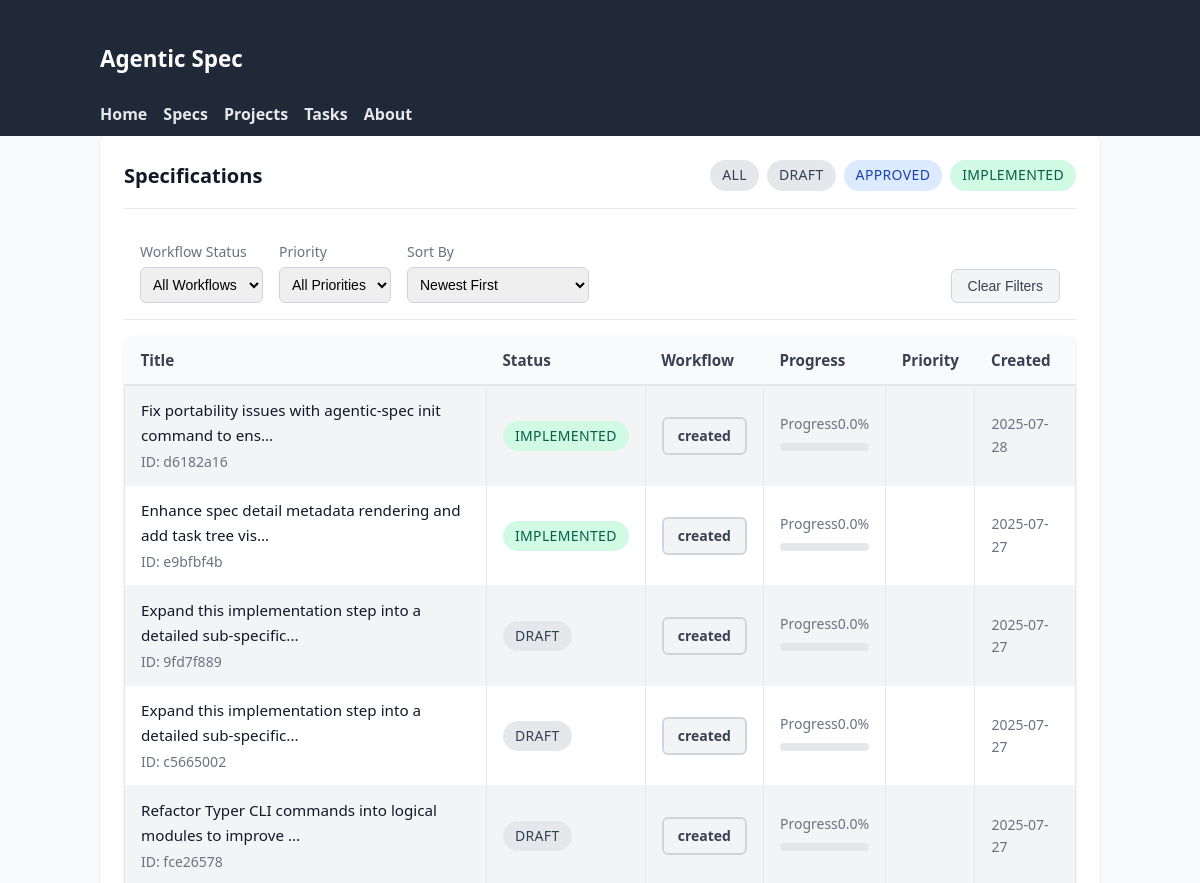
/specs (upper part), run on an earlier commit of the app's database.
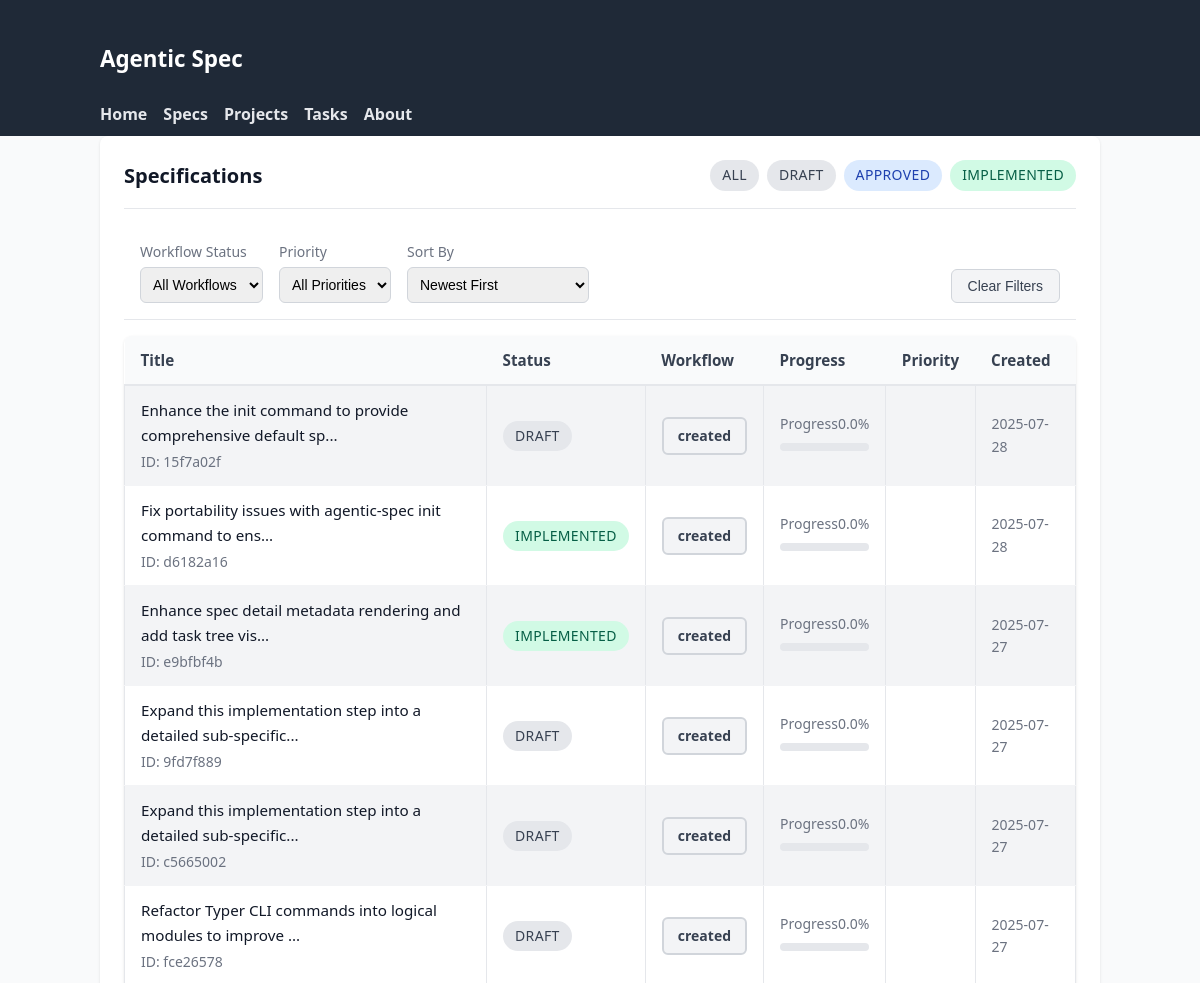
And on a later commit of the database.
### tables this page shows
CREATE TABLE specifications (
                id TEXT PRIMARY KEY,
                title TEXT NOT NULL,
                inherits TEXT DEFAULT '[]',
                created TIMESTAMP NOT NULL,
                updated TIMESTAMP NOT NULL,
                version TEXT NOT NULL,
                status TEXT NOT NULL,
                parent_spec_id TEXT,
                child_spec_ids TEXT DEFAULT '[]',
                context TEXT NOT NULL,
                requirements TEXT NOT NULL,
                review_notes TEXT DEFAULT '[]',
                context_parameters TEXT,
                -- Enhanced tracking fields
                workflow_status TEXT DEFAULT 'created',
                is_completed BOOLEAN DEFAULT FALSE,
                completed_at TIMESTAMP,
                last_accessed TIMESTAMP,
                completion_percentage REAL DEFAULT 0.0,
                priority INTEGER DEFAULT 5,
                -- Lifecycle timestamps
                reviewed_at TIMESTAMP,
                approved_at TIMESTAMP,
                implemented_at TIMESTAMP,
                -- Metadata tracking
                created_by TEXT DEFAULT 'system',
                last_updated_by TEXT DEFAULT 'system',
                tags TEXT DEFAULT '[]'
            );

### agentic_spec/web_ui.py (the view)
@app.get("/specs", response_class=HTMLResponse)
async def list_specifications(request: Request, status: str | None = None):
    async with await get_db_manager() as manager:
        if status:
            specs = await manager.backend.list_specifications()
            specs = [s for s in specs if s.status.value == status]
        else:
            specs = await manager.backend.list_specifications()
        ctx = base_context(request, title="Specifications")
        ctx.update({"specs": specs, "current_status": status})
        return templates.TemplateResponse("specs_list.html", ctx)

### agentic_spec/web_templates/specs_list.html (shortened to what this page needs)
{% extends 'base.html' %}
{% block content %}
<div class="card">
  <div class="card-header">
    <h2 class="card-title">Specifications{% if current_status %} – {{ current_status }}{% endif %}</h2>
    <div style="display: flex; gap: 0.5rem;">
      <a href="/specs" class="status-badge {% if not current_status %}draft{% endif %}" style="text-decoration: none;">All</a>
      <a href="/specs?status=draft" class="status-badge draft" style="text-decoration: none;">Draft</a>
      <a href="/specs?status=approved" class="status-badge approved" style="text-decoration: none;">Approved</a>
      <a href="/specs?status=implemented" class="status-badge implemented" style="text-decoration: none;">Implemented</a>
    </div>
  </div>
  <div style="display: flex; gap: 1rem; padding: 1rem; border-bottom: 1px solid #e5e7eb; flex-wrap: wrap;">
    <div>
      <label for="workflow-filter" style="display: block; font-size: 0.875rem; color: #6b7280; margin-bottom: 0.25rem;">Workflow Status</label>
      <select id="workflow-filter" style="padding: 0.5rem; border: 1px solid #d1d5db; border-radius: 0.375rem; font-size: 0.875rem;">
        <option value="">All Workflows</option>
      </select>
    </div>
    <div>
      <label for="priority-filter" style="display: block; font-size: 0.875rem; color: #6b7280; margin-bottom: 0.25rem;">Priority</label>
      <select id="priority-filter" style="padding: 0.5rem; border: 1px solid #d1d5db; border-radius: 0.375rem; font-size: 0.875rem;">
        <option value="">All Priorities</option>
      </select>
    </div>
    <div>
      <label for="sort-by" style="display: block; font-size: 0.875rem; color: #6b7280; margin-bottom: 0.25rem;">Sort By</label>
      <select id="sort-by" style="padding: 0.5rem; border: 1px solid #d1d5db; border-radius: 0.375rem; font-size: 0.875rem;">
        <option value="created-desc">Newest First</option>
      </select>
    </div>
    <div style="margin-left: auto; display: flex; align-items: flex-end;">
      <button id="clear-filters" style="padding: 0.5rem 1rem; background: #f3f4f6; color: #374151; border: 1px solid #d1d5db; border-radius: 0.375rem; font-size: 0.875rem; cursor: pointer;">Clear Filters</button>
    </div>
  </div>
  {% if specs %}
  <table>
    <thead>
      <tr>
        <th>Title</th>
        <th>Status</th>
        <th>Workflow</th>
        <th>Progress</th>
        <th>Priority</th>
        <th>Created</th>
      </tr>
    </thead>
    <tbody>
      {% for s in specs %}
      <tr>
        <td>
          <a href="/specs/{{ s.id }}">{{ s.title[:60] }}{% if s.title|length > 60 %}...{% endif %}</a>
          <div class="card-subtitle">ID: {{ s.id }}</div>
        </td>
        <td>
          <span class="status-badge {{ s.status.value }}">{{ s.status.value }}</span>
        </td>
        <td>
          <span class="workflow-badge {{ s.workflow_status.value }}">{{ s.workflow_status.value }}</span>
        </td>
        <td>
          <div class="progress-label">
            <span>Progress</span>
            <span>{{ s.completion_percentage }}%</span>
          </div>
          <div class="progress-bar">
          </div>
        </td>
        <td>
          {% if s.priority %}
          <span class="priority-indicator priority-{{ s.priority.value }}"></span>
          {% else %}
          <span style="color: #9ca3af;">-</span>
          {% endif %}
        </td>
        <td style="font-size: 0.875rem; color: #6b7280;">
          {{ s.created.strftime('%Y-%m-%d') }}
        </td>
      </tr>
      {% endfor %}
    </tbody>
  </table>
  {% else %}
  <p style="color: #6b7280; text-align: center; padding: 3rem 0;">
    No specifications found{% if current_status %} with status "{{ current_status }}"{% endif %}.
  </p>
  {% endif %}
</div>
{% endblock %}

What changed in the data, as far as the page shows it:
added specifications: title "Enhance the init command to provide comprehensive default sp", id "15f7a02f", status.value "DRAFT", workflow_status.value "created", completion_percentage "0.0", created "2025-07-28"
